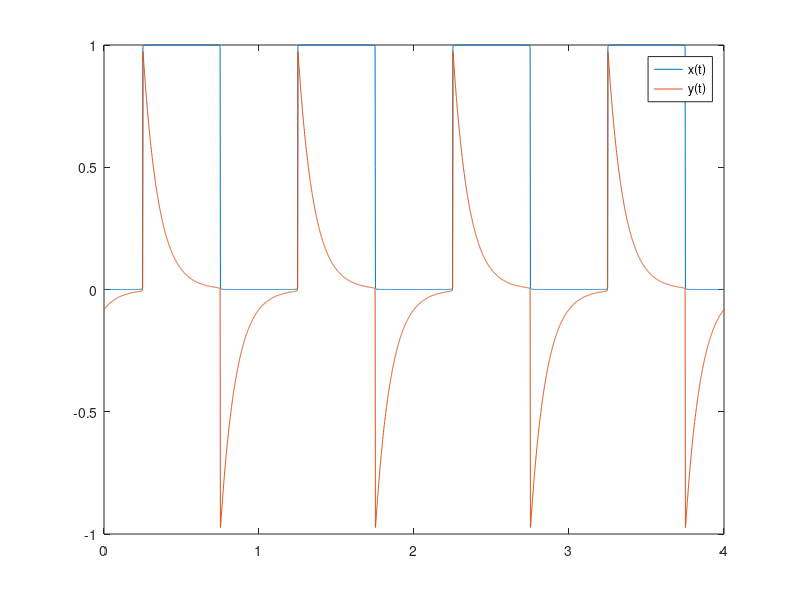

Here is the MATLAB script that generated this plot:
t=0:0.001:4; % vektor časů
T=1; % Perioda
w0=2*pi/T; % Fundamentální frekvence
xs=0; ys=0;
for k=-5000:5000
 w=w0*k;
 C= 2 * T * exp(-j*w0*T/2) * sin(w0*k*T/4)/(w0*k) % Koeficienty Fourierovy řady
 if k==0, C=0.5; end % Koeficient Fourierovy řady pro k=0
 xs=xs+C*exp(j*w0*k*t); % suma
 %H= 1/(1+ j*w/10) % frekvenční charakteristika
 H= j*w/10/(1+ j*w/10)
 ys=ys+H*C*exp(j*w0*k*t);% suma
end
xs=real(xs); % zahodí zvyškovou imaginární část vytvořenou numerickými chybami
ys=real(ys); % zahodí zvyškovou imaginární část vytvořenou numerickými chybami
% Vykreslit výsledky
figure(1)
plot(t,xs,t,ys)
legend('x(t)','y(t)')